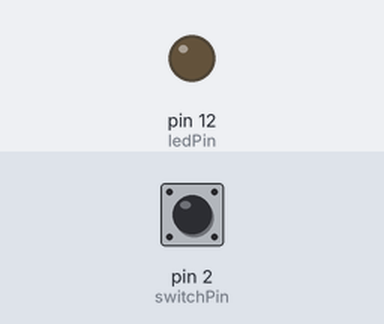
Bench run of a sketch on a simulated Arduino Uno, built with avr-gcc and run on an emulated ATmega328P. On the bench: output pins drawn as LEDs (lit = HIGH). The test bench sets the inputs (shaded band); at power-on: pin 2 (switchPin) LOW.

Above: at 1.2 s.
1.3 s: pin 2 (switchPin) pulled HIGH for 0.15 s
At 2.2 s:
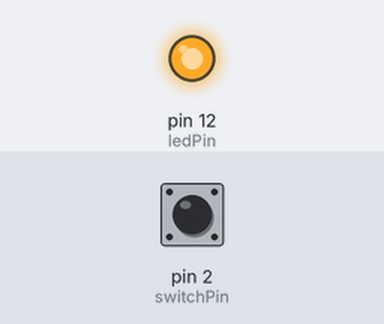
2.9 s: pin 2 (switchPin) pulled HIGH for 1 s
At 4.8 s:
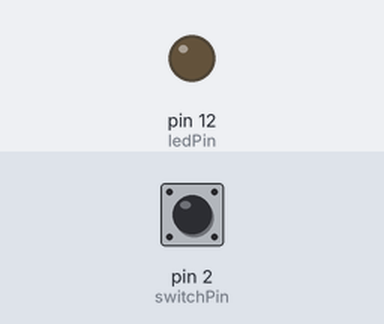
5.4 s: pin 2 (switchPin) pulled HIGH for 3.2 s
At 9.5 s:
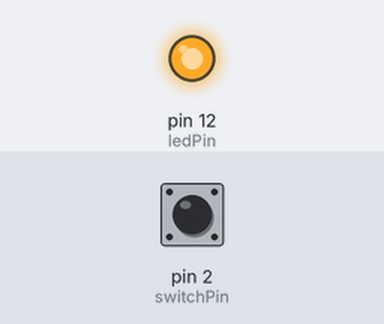
Timing chart, 0 to 11.0 s (numbered marks = the images above; inputs shaded):
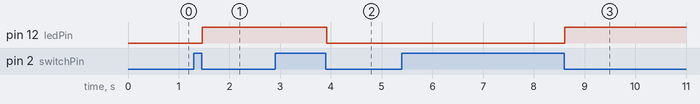

The sketch:

Leds_on_off_with_debounce.ino
```cpp
/*
 *  Counting presses
 */

int switchPin = 2;              // switch is connected to pin 2
int ledPin = 12;
int val;                        // variable for reading the pin status
int val2;                      // second variable
int buttonState;                // variable to hold the button state
int ledMode = 0;                // LED state

void setup() {
  pinMode(switchPin, INPUT);    // Set the switch pin as input
  pinMode(ledPin, OUTPUT);
  buttonState = digitalRead(switchPin);   // read the initial state
}


void loop(){
  val = digitalRead(switchPin);      // read input value and store it in val
  delay(10);                         // 10 milliseconds is a good amount of time
  val2 = digitalRead(switchPin);     // read the input again to check for bounces
  if (val == val2) {
    if (val != buttonState) {          // the button state has changed!
      if (val == LOW) {                // check if the button is pressed
        if ( ledMode == 0 ) {          // if led is off
        ledMode = 1;                // set ledMode to on
        digitalWrite(ledPin, HIGH);  // turn on led
        } else {                      // led is on
        ledMode = 0;                // set ledMode to off
        digitalWrite(ledPin, LOW);  // turn off Led
        }
      }
    }
  buttonState = val;                 // save the new state in our variable
   }
}
```

Measured:
- after the input at 1.3 s, pin 12 (ledPin): LOW → HIGH after 0.16 s
- after the input at 2.9 s, pin 12 (ledPin): HIGH → LOW after 1.0 s
- after the input at 5.4 s, pin 12 (ledPin): LOW → HIGH after 3.2 s
